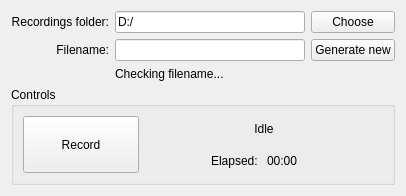
<?xml version="1.0" encoding="UTF-8"?>
<ui version="4.0">
 <class>RecordRawPanel</class>
 <widget class="QWidget" name="RecordRawPanel">
  <property name="geometry">
   <rect>
    <x>0</x>
    <y>0</y>
    <width>406</width>
    <height>196</height>
   </rect>
  </property>
  <property name="windowTitle">
   <string>Form</string>
  </property>
  <layout class="QGridLayout" name="gridLayout">
   <item row="3" column="0" colspan="3">
    <widget class="QGroupBox" name="ControlsBox">
     <property name="title">
      <string>Controls</string>
     </property>
     <layout class="QGridLayout" name="gridLayout_2">
      <item row="1" column="1">
       <widget class="QLabel" name="ElapsedLabel">
        <property name="text">
         <string>Elapsed: </string>
        </property>
        <property name="alignment">
         <set>Qt::AlignRight|Qt::AlignTrailing|Qt::AlignVCenter</set>
        </property>
       </widget>
      </item>
      <item row="1" column="2">
       <widget class="QLabel" name="ElapsedTimeLabel">
        <property name="text">
         <string>00:00</string>
        </property>
       </widget>
      </item>
      <item row="0" column="1" colspan="2">
       <widget class="QLabel" name="RecordingStatus">
        <property name="text">
         <string>Idle</string>
        </property>
        <property name="alignment">
         <set>Qt::AlignCenter</set>
        </property>
       </widget>
      </item>
      <item row="0" column="0" rowspan="2">
       <widget class="QPushButton" name="RecordButton">
        <property name="sizePolicy">
         <sizepolicy hsizetype="Minimum" vsizetype="Minimum">
          <horstretch>0</horstretch>
          <verstretch>0</verstretch>
         </sizepolicy>
        </property>
        <property name="text">
         <string>Record</string>
        </property>
       </widget>
      </item>
     </layout>
    </widget>
   </item>
   <item row="2" column="1" colspan="2">
    <widget class="QLabel" name="FileStatus">
     <property name="sizePolicy">
      <sizepolicy hsizetype="Preferred" vsizetype="Fixed">
       <horstretch>0</horstretch>
       <verstretch>0</verstretch>
      </sizepolicy>
     </property>
     <property name="text">
      <string>Checking filename...</string>
     </property>
     <property name="alignment">
      <set>Qt::AlignLeading|Qt::AlignLeft|Qt::AlignVCenter</set>
     </property>
    </widget>
   </item>
   <item row="0" column="0">
    <widget class="QLabel" name="FolderLabel">
     <property name="text">
      <string>Recordings folder:</string>
     </property>
     <property name="alignment">
      <set>Qt::AlignRight|Qt::AlignTrailing|Qt::AlignVCenter</set>
     </property>
    </widget>
   </item>
   <item row="0" column="1">
    <widget class="QLineEdit" name="FolderLineEdit">
     <property name="text">
      <string>D:/</string>
     </property>
    </widget>
   </item>
   <item row="0" column="2">
    <widget class="QPushButton" name="FolderButton">
     <property name="text">
      <string>Choose</string>
     </property>
    </widget>
   </item>
   <item row="1" column="0">
    <widget class="QLabel" name="FileLabel">
     <property name="text">
      <string>Filename:</string>
     </property>
     <property name="alignment">
      <set>Qt::AlignRight|Qt::AlignTrailing|Qt::AlignVCenter</set>
     </property>
    </widget>
   </item>
   <item row="1" column="1">
    <widget class="QLineEdit" name="FileLineEdit"/>
   </item>
   <item row="1" column="2">
    <widget class="QPushButton" name="FileButton">
     <property name="text">
      <string>Generate new</string>
     </property>
    </widget>
   </item>
  </layout>
 </widget>
 <resources/>
 <connections/>
</ui>
